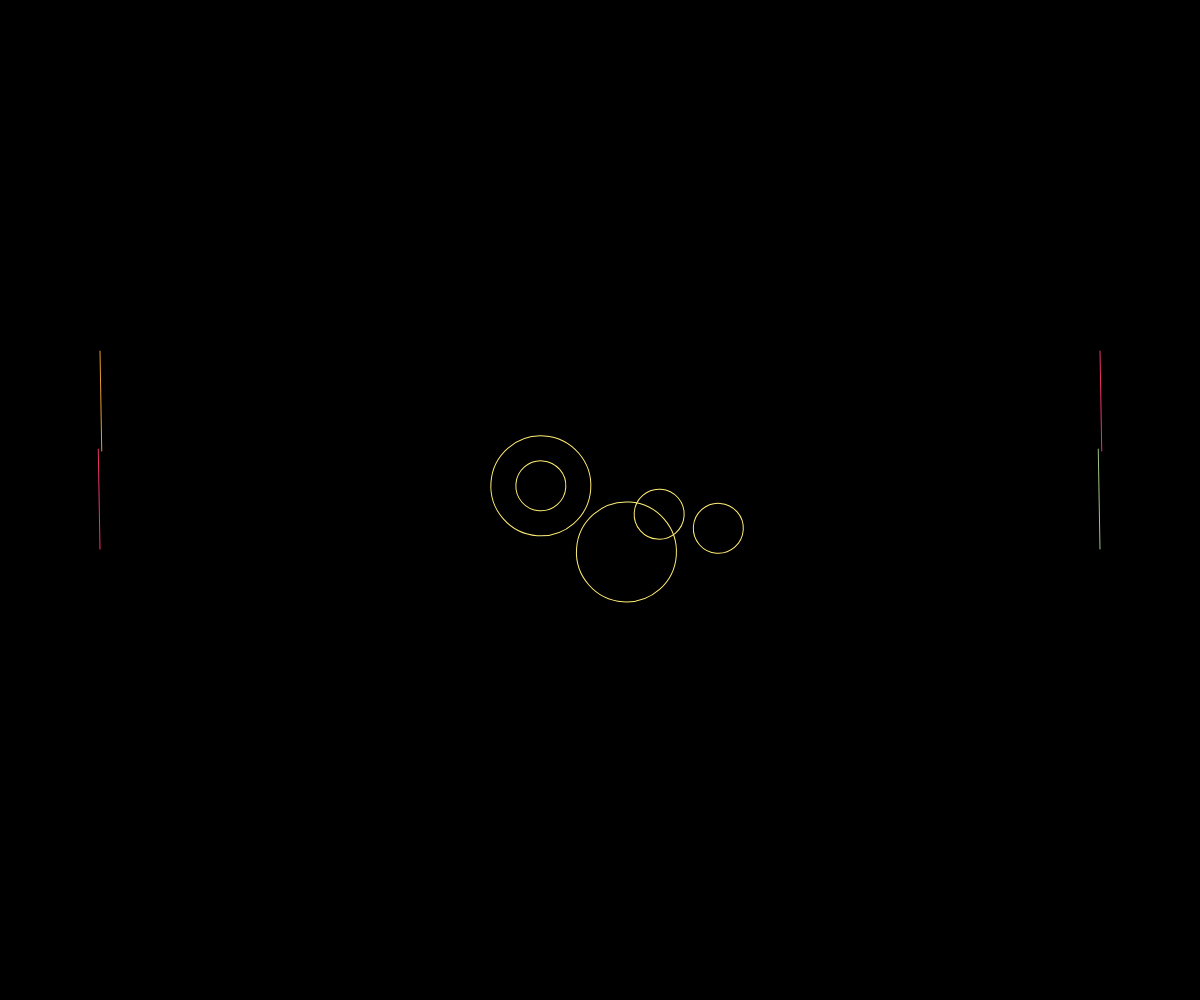
Frame 1 (no input)
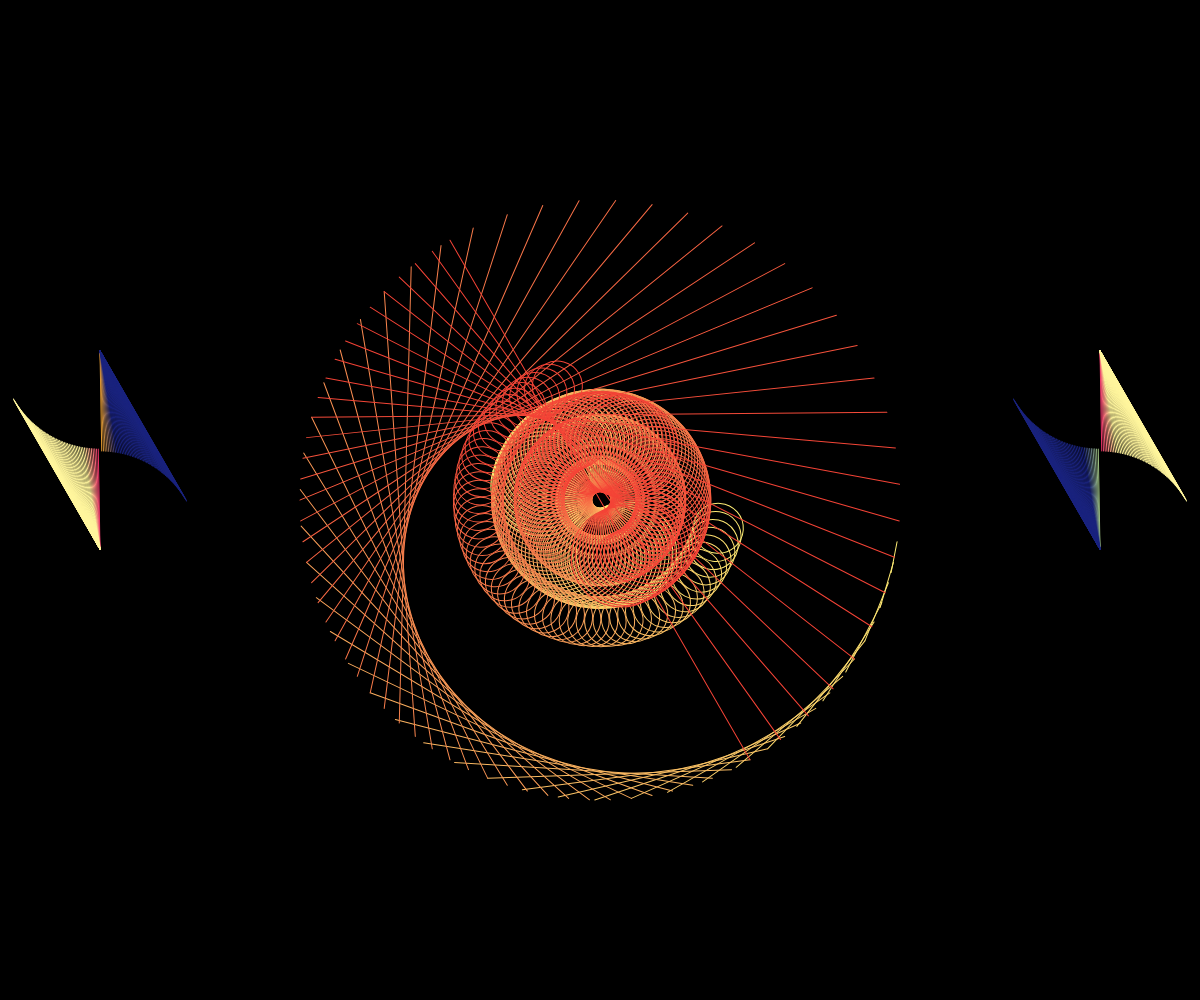
Frame 60 (no input)
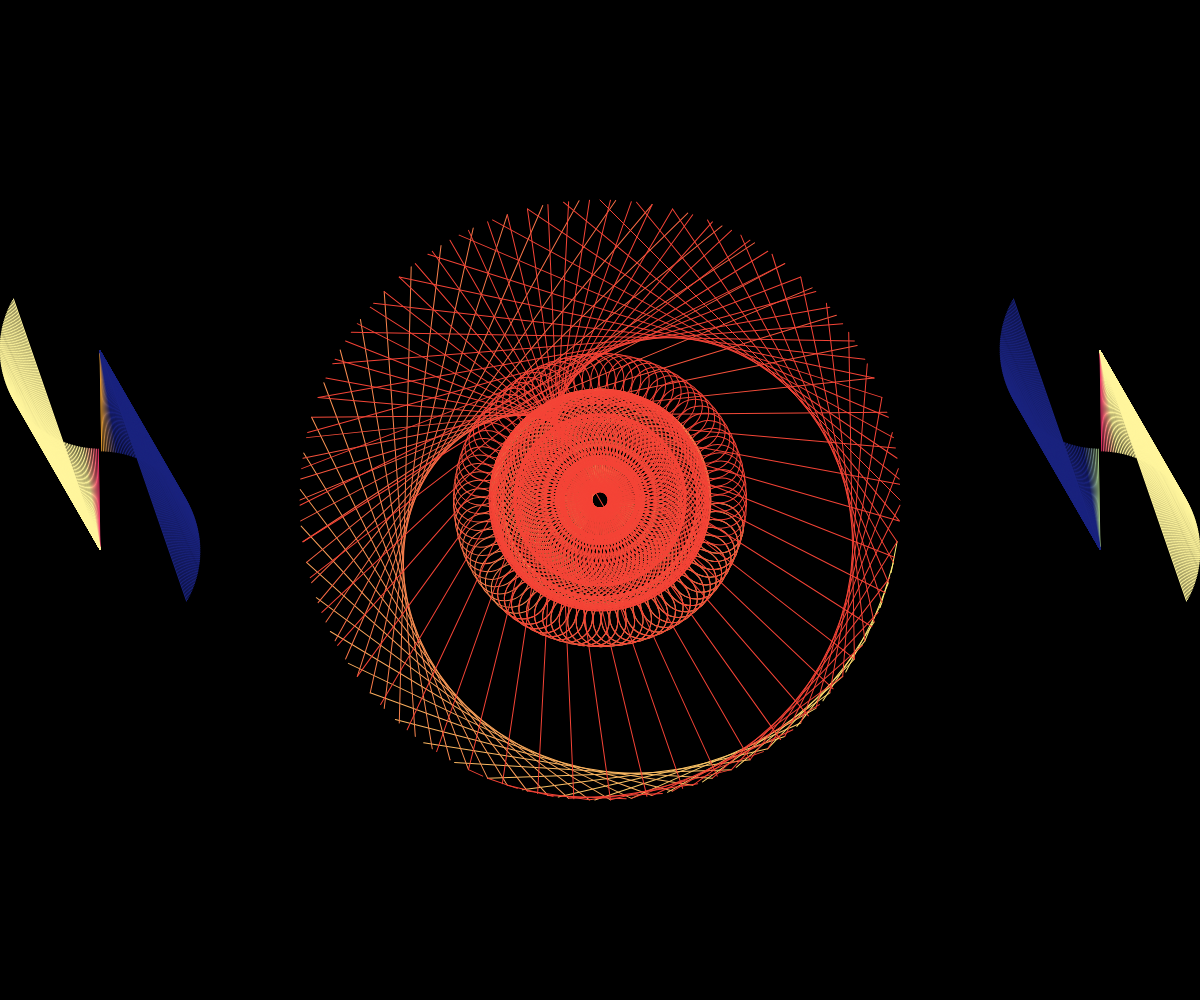
Frame 120 (the mouse pressed at the canvas centre since frame 60)

The p5.js sketch that drew these frames (run headless with seeded random() and noise() and a simulated clock; from frame 60 on, the mouse is pressed at the canvas centre):

// p5.js sketch
// ── sketch.js
function preload(){
  // put preload code here
}

function setup() {
  // put setup code here
  createCanvas(windowWidth, windowHeight);
  background(0);
  angleMode(DEGREES);
  frameRate(60);

}

function draw() {

//altsx
  push();
  translate(width/2-500,height/2-50-101);
  rotate(frameCount);
  stroke(lerpColor( color('#E91E63'),color('#FFF59D'), frameCount/10));
  strokeWeight(1);
  line(sin(frameCount)*200,cos(frameCount)*200,sin(0)*100,cos(0)*100);
  pop();
  if (frameCount == 360) {
    noLoop();
  }

  push();
  translate(width/2-500,height/2+101-50);
  rotate(frameCount);
  stroke(lerpColor(color('#FDAA27'), color('#1A237E'), frameCount/10));
  strokeWeight(1);
  line(-sin(frameCount)*200,-cos(frameCount)*200,-sin(0)*100,-cos(0)*100);
  pop();
  if (frameCount == 360) {
    noLoop();
  }
//altodx
  push();
  translate(width/2+500,height/2-50-101);
  rotate(frameCount);
  stroke(lerpColor(color('#AED581'), color('#1A237E'), frameCount/10));
  strokeWeight(1);
  line(sin(frameCount)*200,cos(frameCount)*200,sin(0)*100,cos(0)*100);
  pop();
  if (frameCount == 360) {
    noLoop();
  }
  push();
  translate(width/2+500,height/2+101-50);
  rotate(frameCount);
  stroke(lerpColor( color('#E91E63'),color('#FFF59D'), frameCount/10));
  strokeWeight(1);
  line(-sin(frameCount)*200,-cos(frameCount)*200,-sin(0)*100,-cos(0)*100);
  pop();
  if (frameCount == 360) {
    noLoop();
  }

//centro
  translate(width/2, height/2);
   rotate(frameCount*4);
  line(300,0,cos(frameCount*3)*300,sin(frameCount*3)*300);

   stroke(lerpColor(color('#FFF176'), color('#F44336'),frameCount/50));
   noFill();

   ellipse(60,10,50,50);
   ellipse(-60,-10,50,50);
   ellipse(30,50,100,100);
   ellipse(-60,-10,100,100);
   ellipse(120,20,50,50);
   if (frameCount == 360) {
     noLoop();
   }


}
